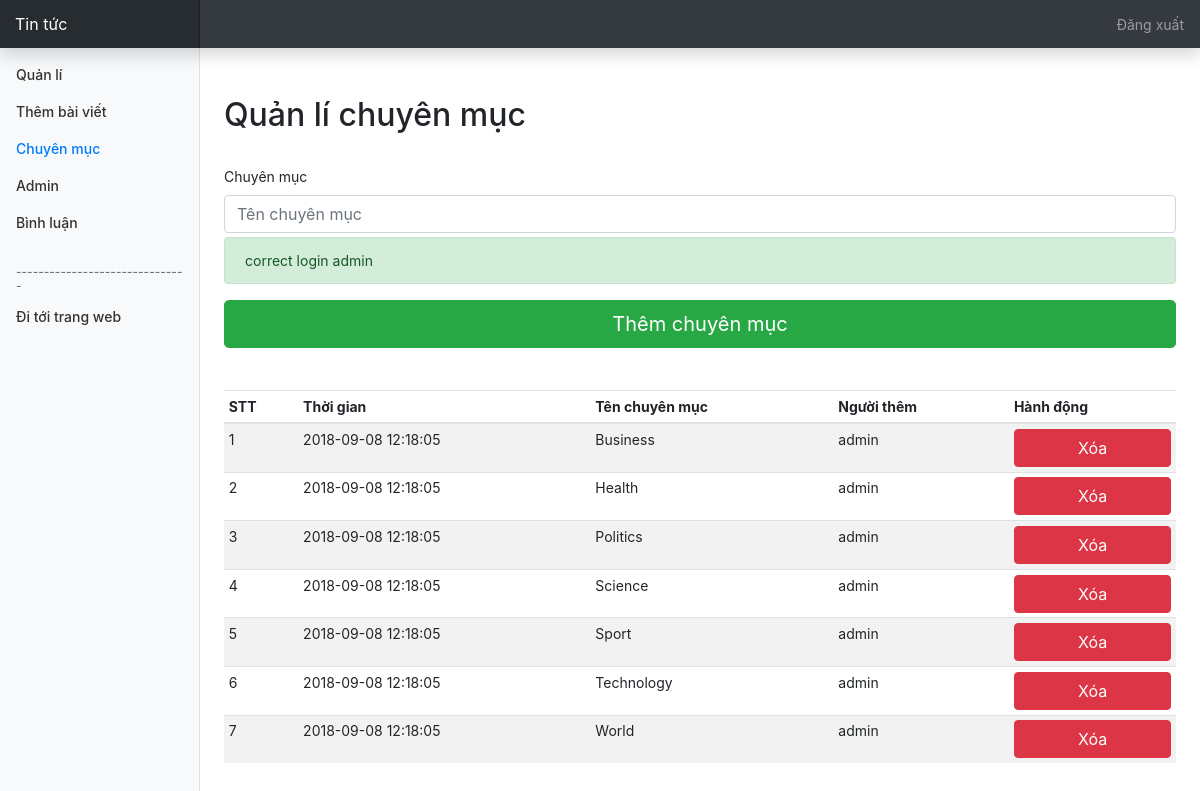
Screenshot of /Categories.php (signed in) with the database file from the repository.
### tables this page shows
CREATE TABLE `category` (
  `category` varchar(100) NOT NULL,
  `datetime` varchar(50) NOT NULL,
  `author` varchar(100) NOT NULL
);

### db/dbOperation.php (called while the page is built, shortened)
<?php
class DBOperation
{
    private $conn;
    public function __construct()
    {
        require_once 'dbConnect.php';
        $db = new DBConnect();
        $this->conn = $db->connect();
    }
    public function selectCategory()
    {
        $sql = 'SELECT * FROM `category`;';
        $stmt = $this->conn->prepare($sql);
        $stmt->execute();
        $result = $stmt->fetchAll();
        $rowCount = $stmt->rowCount();
        $finalResult = array($result, $rowCount);
        return $finalResult;
    }
}

### db/dbConnect.php (called while the page is built, shortened)
<?php
class DBConnect
{
    private $conn;
    public function connect()
    {
        try {
            $this->conn = new PDO(dsn, dbUsername, dbPassword);
            $this->conn->exec("set names utf8");
        } catch (PDOException $exception) {
            echo 'Connection failed: ' . $exception->getMessage();
        }
        return $this->conn;
    }
}

### Categories.php (the view, shortened to what this page needs)
<?php require_once "./db/DBOperation.php" ?>
<?php require_once "./include/Session.php" ?>
<!doctype html>
<html>
<head>
    <link rel="stylesheet" href="css/bootstrap.min.css">
    <link href="css/css/starter-template.css" rel="stylesheet">
    <link href="css/css/dashboard.css" rel="stylesheet">
</head>
<body>
<nav class="navbar navbar-dark fixed-top bg-dark flex-md-nowrap p-0 shadow">
    <a class="navbar-brand col-sm-3 col-md-2 mr-0" href="Blog.php?page=1">Tin tức</a>
    <ul class="navbar-nav px-3">
        <li class="nav-item text-nowrap">
            <a class="nav-link" href="SignOut.php">Đăng xuất</a>
        </li>
    </ul>
</nav>
<div class="container-fluid">
    <div class="row">
        <nav class="col-md-2 d-none d-md-block bg-light sidebar">
            <div class="sidebar-sticky">
                <ul class="nav flex-column">
                    <li class="nav-item">
                        <a class="nav-link" href="Dashboard.php">
                            Quản lí <span class="sr-only">(hiện tại)</span>
                        </a>
                    </li>
                    <li class="nav-item">
                        <a class="nav-link" href="AddNewPost.php">
                            Thêm bài viết
                        </a>
                    </li>
                    <li class="nav-item">
                        <a class="nav-link active" href="Categories.php">
                            Chuyên mục <span class="sr-only">(hiện tại)</span>
                        </a>
                    </li>
                    <li class="nav-item">
                        <a class="nav-link" href="Admins.php">
                            Admin
                        </a>
                    </li>
                    <li class="nav-item">
                        <a class="nav-link" href="Comments.php">
                            Bình luận
                        </a>
                    </li>
                </ul>
                <h6 class="sidebar-heading d-flex justify-content-between align-items-center px-3 mt-4 mb-1 text-muted">
                    <span>------------------------------- </span>
                </h6>
                <ul class="nav flex-column mb-2">
                    <li class="nav-item">
                        <a class="nav-link" href="Blog.php?page=1">
                            Đi tới trang web
                        </a>
                    </li>
                </ul>
            </div>
        </nav>
        <main role="main" class="col-md-9 ml-sm-auto col-lg-10 px-4 pt-lg-0">
            <div class="d-flex justify-content-between flex-wrap flex-md-nowrap align-items-center pt-3 pb-2 mb-3">
                <h1 class="h2">Quản lí chuyên mục</h1>
            </div>
            <div class="col-md-8 order-md-1 mw-100 p-0">
                <form class="needs-validation " novalidate method="post" action="Categories.php">
                    <div class="mb-3">
                        <label for="category">Chuyên mục</label>
                        <input type="text" class="form-control mb-1" id="category" placeholder="Tên chuyên mục"
                               name="txtCategory" required>
                        <div>
                            <?php echo successMessage();
                            echo errorMessage(); ?>
                        </div>
                    </div>
                    <button class="btn btn-success btn-lg btn-block" type="submit" name="btnAddCategory">Thêm chuyên mục
                    </button>
                </form>
            </div>
            <br><br>
            <div class="table-responsive">
                <table class="table table-striped table-sm">
                    <thead>
                    <tr>
                        <th>STT</th>
                        <th>Thời gian</th>
                        <th>Tên chuyên mục</th>
                        <th>Người thêm</th>
                        <th>Hành động</th>
                    </tr>
                    </thead>
                    <tbody>
                    <?php
                    $db = new dbOperation();
                    $finalResult = $db->selectCategory();
                    $result = $finalResult[0];
                    $rowCount = $finalResult[1];
                    for ($i = 0; $i < $rowCount; $i++) {
                        echo '<tr>';
                        echo '<td>' . ($i + 1) . '</td>';
                        echo '<td>' . $result[$i]['datetime'] . '</td>';
                        echo '<td>' . $result[$i]['category'] . '</td>';
                        echo '<td>' . $result[$i]['author'] . '</td>';
                        echo '<td>' . ''
                            . '<button class="btn btn-danger btn-block" type="submit" name="btnDeleteCategory">Xóa</button>'
                            . '</a>' . '</td>';
                        echo '</tr>';
                    }
                    ?>
                    </tbody>
                </table>
            </div>
        </main>
    </div>
</div>
</body>
</html>

### include/Session.php (shortened to what this page needs)
<?php
function successMessage()
{
    if (isset($_SESSION['successMessage'])) {
        $output = "<div class=\"alert alert-success\">";
        $output .= htmlentities($_SESSION['successMessage']);
        $output .= "</div>";
        return $output;
    }
}

### css/css/starter-template.css (style rules this page uses)
body { padding-top: 5rem; }

### css/css/dashboard.css (style rules this page uses)
body { font-size: .875rem; }
.sidebar { position: fixed; top: 0; bottom: 0; left: 0; z-index: 100; padding: 48px 0 0; box-shadow: inset -1px 0 0 rgba(0, 0, 0, .1); }
.sidebar-sticky { position: relative; top: 0; height: calc(100vh - 48px); padding-top: .5rem; overflow-x: hidden; overflow-y: auto; }
.sidebar .nav-link { font-weight: 500; color: #333; }
.sidebar .nav-link.active { color: #007bff; }
.sidebar-heading { font-size: .75rem; text-transform: uppercase; }
[role="main"] { padding-top: 48px; }
.navbar-brand { padding-top: .75rem; padding-bottom: .75rem; font-size: 1rem; background-color: rgba(0, 0, 0, .25); box-shadow: inset -1px 0 0 rgba(0, 0, 0, .25); }

### rows the page displays
category: datetime "2018-09-08 12:18:05", category "Business", author "admin"
category: datetime "2018-09-08 12:18:05", category "Health", author "admin"
category: datetime "2018-09-08 12:18:05", category "Politics", author "admin"
category: datetime "2018-09-08 12:18:05", category "Science", author "admin"
category: datetime "2018-09-08 12:18:05", category "Sport", author "admin"
category: datetime "2018-09-08 12:18:05", category "Technology", author "admin"
category: datetime "2018-09-08 12:18:05", category "World", author "admin"

### other values shown
successMessage() "correct login admin"
